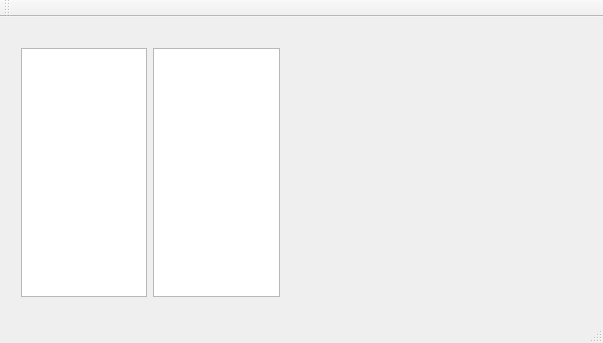
<?xml version="1.0" encoding="UTF-8"?>
<ui version="4.0">
 <class>MainWindow</class>
 <widget class="QMainWindow" name="MainWindow">
  <property name="geometry">
   <rect>
    <x>0</x>
    <y>0</y>
    <width>603</width>
    <height>343</height>
   </rect>
  </property>
  <property name="windowTitle">
   <string>MainWindow</string>
  </property>
  <widget class="QWidget" name="centralWidget">
   <widget class="QWidget" name="horizontalLayoutWidget">
    <property name="geometry">
     <rect>
      <x>10</x>
      <y>20</y>
      <width>281</width>
      <height>271</height>
     </rect>
    </property>
    <layout class="QHBoxLayout" name="horizontalLayout">
     <item>
      <widget class="QPlainTextEdit" name="plainTextEdit"/>
     </item>
     <item>
      <widget class="QListWidget" name="listWidget"/>
     </item>
    </layout>
   </widget>
  </widget>
  <widget class="QMenuBar" name="menuBar">
   <property name="geometry">
    <rect>
     <x>0</x>
     <y>0</y>
     <width>603</width>
     <height>21</height>
    </rect>
   </property>
  </widget>
  <widget class="QToolBar" name="mainToolBar">
   <attribute name="toolBarArea">
    <enum>TopToolBarArea</enum>
   </attribute>
   <attribute name="toolBarBreak">
    <bool>false</bool>
   </attribute>
  </widget>
  <widget class="QStatusBar" name="statusBar"/>
 </widget>
 <layoutdefault spacing="6" margin="11"/>
 <resources/>
 <connections/>
</ui>
